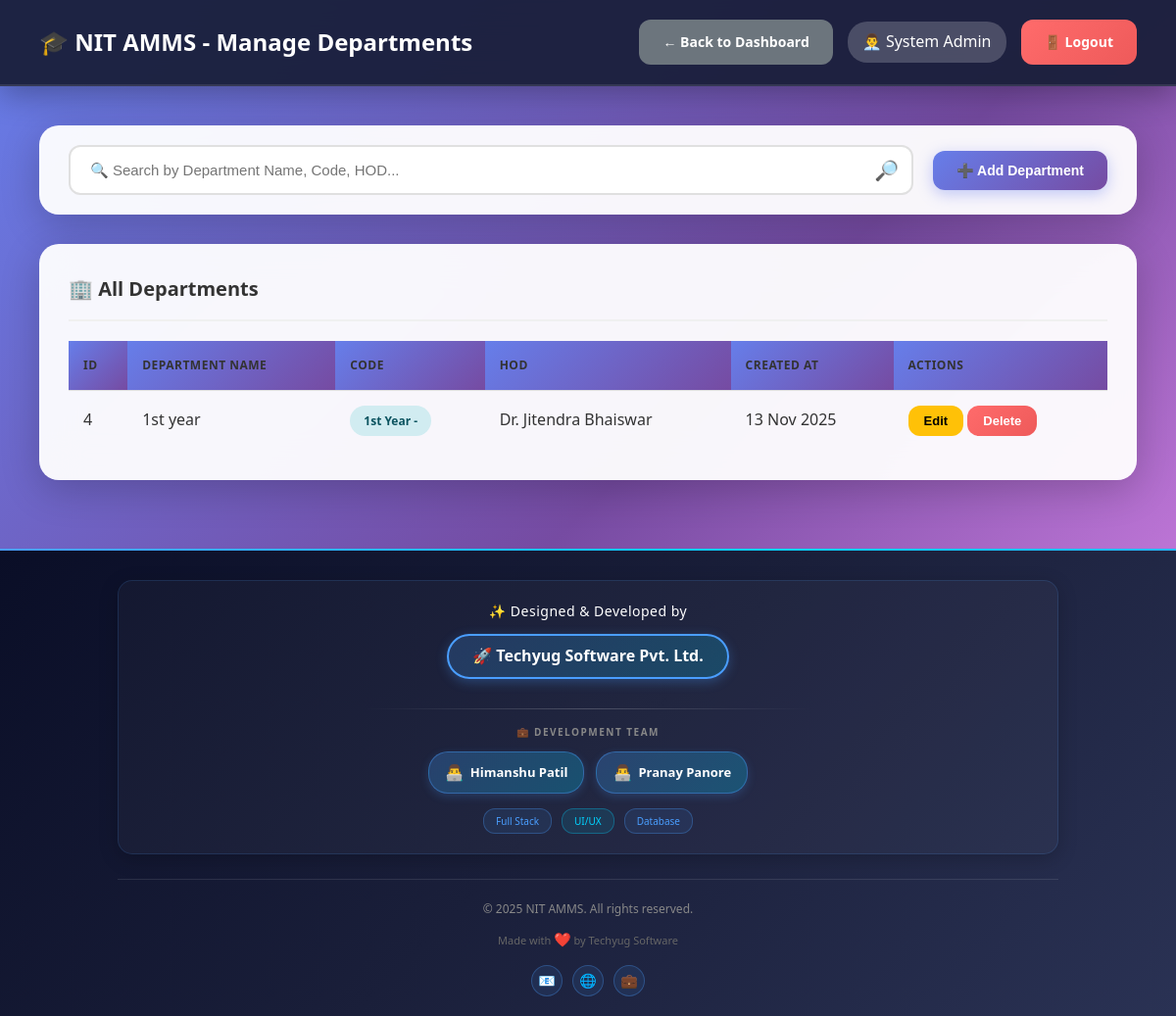
Page /admin/manage_departments.php (signed in) on the committed database.
### tables this page shows
CREATE TABLE `users` (
  `id` int(11) NOT NULL,
  `username` varchar(50) NOT NULL,
  `password` varchar(255) NOT NULL,
  `full_name` varchar(100) NOT NULL,
  `email` varchar(100) NOT NULL,
  `phone` varchar(15) DEFAULT NULL,
  `photo` varchar(255) DEFAULT NULL,
  `role` enum('admin','hod','teacher') NOT NULL,
  `department_id` int(11) DEFAULT NULL,
  `is_active` tinyint(1) DEFAULT 1,
  `created_at` timestamp NOT NULL DEFAULT current_timestamp()
);

CREATE TABLE `departments` (
  `id` int(11) NOT NULL,
  `dept_name` varchar(100) NOT NULL,
  `dept_code` varchar(20) NOT NULL,
  `hod_id` int(11) DEFAULT NULL,
  `created_at` timestamp NOT NULL DEFAULT current_timestamp()
);

### db.php (called while the page is built, shortened)
<?php
$conn = new mysqli(DB_HOST, DB_USER, DB_PASS, DB_NAME);
$conn->set_charset("utf8mb4");
$conn->query("SET time_zone = '+05:30'");
function isLoggedIn() {
    return isset($_SESSION['user_id']) && isset($_SESSION['role']);
}
function getCurrentUser() {
    global $conn;
    $user_id = $_SESSION['user_id'];
    $role = $_SESSION['role'];
    if ($role === 'student') {
        $query = "SELECT * FROM students WHERE id = ?";
    } elseif ($role === 'parent') {
        $query = "SELECT * FROM parents WHERE id = ?";
    } else {
        $query = "SELECT * FROM users WHERE id = ?";
    }
    $stmt = $conn->prepare($query);
    $stmt->bind_param("i", $user_id);
    $stmt->execute();
    $result = $stmt->get_result();
    return $result->fetch_assoc();
}
?>

### admin/manage_departments.php (the view, shortened to what this page needs)
<?php
require_once '../db.php';
$user = getCurrentUser();
$departments_query = "SELECT d.*, u.full_name as hod_name
                     FROM departments d
                     LEFT JOIN users u ON d.hod_id = u.id
                     ORDER BY d.dept_name";
$departments = $conn->query($departments_query);
?>
<!DOCTYPE html>
<html lang="en">
<head>
    <link rel="stylesheet" href="../assets/style.css">
</head>
<body>
    <nav class="navbar">
        <div>
            <h1>🎓 NIT AMMS - Manage Departments</h1>
        </div>
        <div class="user-info">
            <a href="index.php" class="btn btn-secondary">← Back to Dashboard</a>
            <span>👨‍💼 <?php echo htmlspecialchars($user['full_name']); ?></span>
            <a href="../logout.php" class="btn btn-danger">🚪 Logout</a>
        </div>
    </nav>
    <div class="main-content">
        <div class="search-bar-container">
            <div class="search-wrapper">
                <input type="text" id="searchInput" placeholder="🔍 Search by Department Name, Code, HOD...">
                <span class="search-icon">🔎</span>
            </div>
            <button class="btn btn-primary" onclick="openAddModal()">➕ Add Department</button>
        </div>
        <div class="table-container">
            <h3 style="margin-bottom: 20px; font-size: 20px; color: #333;">🏢 All Departments</h3>
            <table id="departmentsTable">
                <thead>
                    <tr>
                        <th>ID</th>
                        <th>Department Name</th>
                        <th>Code</th>
                        <th>HOD</th>
                        <th>Created At</th>
                        <th>Actions</th>
                    </tr>
                </thead>
                <tbody>
                    <?php while ($dept = $departments->fetch_assoc()): ?>
                    <tr>
                        <td><?php echo $dept['id']; ?></td>
                        <td><?php echo htmlspecialchars($dept['dept_name']); ?></td>
                        <td><span class="badge badge-info"><?php echo htmlspecialchars($dept['dept_code']); ?></span></td>
                        <td><?php echo $dept['hod_name'] ? htmlspecialchars($dept['hod_name']) : 'Not Assigned'; ?></td>
                        <td><?php echo date('d M Y', strtotime($dept['created_at'])); ?></td>
                        <td>
                            <button onclick="editDepartment(<?php echo htmlspecialchars(json_encode($dept)); ?>)"
                                    class="btn btn-warning btn-sm">Edit</button>
                            <form method="POST" style="display:inline;"
                                  onsubmit="return confirm('Delete this department?');">
                                <button type="submit" name="delete_department" class="btn btn-danger btn-sm">Delete</button>
                            </form>
                        </td>
                    </tr>
                    <?php endwhile; ?>
                </tbody>
            </table>
        </div>
    </div>
    <div style="background: linear-gradient(135deg, #0a0e27 0%, #1a1f3a 50%, #2a3254 100%); position: relative; overflow: hidden;">
        <div style="height: 2px; background: linear-gradient(90deg, #4a9eff, #00d4ff, #4a9eff, #00d4ff); background-size: 200% 100%;"></div>
        <div style="max-width: 1000px; margin: 0 auto; padding: 30px 20px 20px;">
            <div style="background: rgba(255, 255, 255, 0.03); padding: 20px 20px; border-radius: 15px; border: 1px solid rgba(74, 158, 255, 0.15); text-align: center; box-shadow: 0 5px 20px rgba(0, 0, 0, 0.2);">
                <p style="color: #ffffff; font-size: 14px; margin: 0 0 12px; font-weight: 500; letter-spacing: 0.5px; font-family: 'Segoe UI', Tahoma, Geneva, Verdana, sans-serif;">✨ Designed & Developed by</p>
                <a href="https://himanshufullstackdeveloper.github.io/techyugsoftware/" style="display: inline-block; color: #ffffff; font-size: 16px; font-weight: 700; text-decoration: none; padding: 8px 24px; border: 2px solid #4a9eff; border-radius: 30px; background: linear-gradient(135deg, rgba(74, 158, 255, 0.2), rgba(0, 212, 255, 0.2)); box-shadow: 0 3px 12px rgba(74, 158, 255, 0.3); margin-bottom: 15px; font-family: 'Segoe UI', Tahoma, Geneva, Verdana, sans-serif;">
                    🚀 Techyug Software Pvt. Ltd.
                </a>
                <div style="width: 50%; height: 1px; background: linear-gradient(90deg, transparent, rgba(255, 255, 255, 0.2), transparent); margin: 15px auto;"></div>
                <p style="color: #888; font-size: 10px; margin: 0 0 12px; text-transform: uppercase; letter-spacing: 1.5px; font-weight: 600; font-family: 'Segoe UI', Tahoma, Geneva, Verdana, sans-serif;">💼 Development Team</p>
                <div style="display: flex; justify-content: center; gap: 12px; flex-wrap: wrap; margin-top: 12px;">
                    <a href="https://himanshufullstackdeveloper.github.io/portfoilohimanshu/" style="color: #ffffff; font-size: 13px; text-decoration: none; padding: 8px 16px; background: linear-gradient(135deg, rgba(74, 158, 255, 0.25), rgba(0, 212, 255, 0.25)); border-radius: 20px; border: 1px solid rgba(74, 158, 255, 0.4); display: inline-flex; align-items: center; gap: 6px; box-shadow: 0 3px 10px rgba(74, 158, 255, 0.2); font-family: 'Segoe UI', Tahoma, Geneva, Verdana, sans-serif;">
                        <span style="font-size: 16px;">👨‍💻</span>
                        <span style="font-weight: 600;">Himanshu Patil</span>
                    </a>
                    <a href="https://devpranaypanore.github.io/Pranaypanore-live-.html/" style="color: #ffffff; font-size: 13px; text-decoration: none; padding: 8px 16px; background: linear-gradient(135deg, rgba(74, 158, 255, 0.25), rgba(0, 212, 255, 0.25)); border-radius: 20px; border: 1px solid rgba(74, 158, 255, 0.4); display: inline-flex; align-items: center; gap: 6px; box-shadow: 0 3px 10px rgba(74, 158, 255, 0.2); font-family: 'Segoe UI', Tahoma, Geneva, Verdana, sans-serif;">
                        <span style="font-size: 16px;">👨‍💻</span>
                        <span style="font-weight: 600;">Pranay Panore</span>
                    </a>
                </div>
                <div style="margin-top: 15px; display: flex; justify-content: center; gap: 10px; flex-wrap: wrap;">
                    <span style="color: #4a9eff; font-size: 10px; padding: 4px 12px; background: rgba(74, 158, 255, 0.1); border-radius: 12px; border: 1px solid rgba(74, 158, 255, 0.3); font-family: 'Segoe UI', Tahoma, Geneva, Verdana, sans-serif;">Full Stack</span>
                    <span style="color: #00d4ff; font-size: 10px; padding: 4px 12px; background: rgba(0, 212, 255, 0.1); border-radius: 12px; border: 1px solid rgba(0, 212, 255, 0.3); font-family: 'Segoe UI', Tahoma, Geneva, Verdana, sans-serif;">UI/UX</span>
                    <span style="color: #4a9eff; font-size: 10px; padding: 4px 12px; background: rgba(74, 158, 255, 0.1); border-radius: 12px; border: 1px solid rgba(74, 158, 255, 0.3); font-family: 'Segoe UI', Tahoma, Geneva, Verdana, sans-serif;">Database</span>
                </div>
            </div>
            <div style="margin-top: 25px; padding-top: 20px; border-top: 1px solid rgba(255, 255, 255, 0.1); text-align: center;">
                <p style="color: #888; font-size: 12px; margin: 0 0 10px; font-family: 'Segoe UI', Tahoma, Geneva, Verdana, sans-serif;">© 2025 NIT AMMS. All rights reserved.</p>
                <p style="color: #666; font-size: 11px; margin: 0; font-family: 'Segoe UI', Tahoma, Geneva, Verdana, sans-serif;">
                    Made with <span style="color: #ff4757; font-size: 14px;">❤️</span> by Techyug Software
                </p>
                <div style="margin-top: 15px; display: flex; justify-content: center; gap: 10px;">
                    <a href="#" style="width: 32px; height: 32px; display: inline-flex; align-items: center; justify-content: center; background: rgba(74, 158, 255, 0.1); border: 1px solid rgba(74, 158, 255, 0.3); border-radius: 50%; color: #4a9eff; text-decoration: none; font-size: 14px;">📧</a>
                    <a href="#" style="width: 32px; height: 32px; display: inline-flex; align-items: center; justify-content: center; background: rgba(74, 158, 255, 0.1); border: 1px solid rgba(74, 158, 255, 0.3); border-radius: 50%; color: #4a9eff; text-decoration: none; font-size: 14px;">🌐</a>
                    <a href="#" style="width: 32px; height: 32px; display: inline-flex; align-items: center; justify-content: center; background: rgba(74, 158, 255, 0.1); border: 1px solid rgba(74, 158, 255, 0.3); border-radius: 50%; color: #4a9eff; text-decoration: none; font-size: 14px;">💼</a>
                </div>
            </div>
        </div>
    </div>
</body>
</html>

### assets/style.css (style rules this page uses)
* { margin: 0; padding: 0; box-sizing: border-box; }
body { font-family: 'Segoe UI', Tahoma, Geneva, Verdana, sans-serif; background: linear-gradient(135deg, #667eea 0%, #764ba2 50%, #f093fb 100%); color: #333; line-height: 1.6; }
.btn { padding: 12px 24px; border: none; border-radius: 10px; font-size: 14px; font-weight: 600; cursor: pointer; transition: all 0.3s ease; text-decoration: none; display: inline-block; text-align: center; }
.btn-primary { background: linear-gradient(135deg, #667eea 0%, #764ba2 100%); color: white; }
.btn-danger { background: #dc3545; color: white; }
.btn-warning { background: #ffc107; color: #212529; }
.btn-secondary { background: #6c757d; color: white; }
.btn-sm { padding: 6px 12px; font-size: 12px; }
.navbar { background: linear-gradient(135deg, #667eea 0%, #764ba2 100%); color: white; padding: 20px 30px; display: flex; justify-content: space-between; align-items: center; box-shadow: 0 2px 10px rgba(0, 0, 0, 0.1); position: sticky; top: 0; z-index: 100; }
.navbar h1 { font-size: 24px; font-weight: 600; }
.navbar .user-info { display: flex; align-items: center; gap: 15px; }
.navbar .user-info span { background: rgba(255, 255, 255, 0.2); padding: 8px 15px; border-radius: 20px; }
.main-content { padding: 30px; max-width: 1400px; margin: 0 auto; }
.main-content h3 { margin-bottom: 20px; color: #333; font-size: 20px; }
.table-container { background: white; border-radius: 15px; padding: 25px; box-shadow: 0 2px 10px rgba(0, 0, 0, 0.08); overflow-x: auto; margin-bottom: 30px; }
.table-container h3 { margin-bottom: 20px; color: #333; font-size: 20px; padding-bottom: 15px; border-bottom: 2px solid #f0f0f0; }
table { width: 100%; border-collapse: collapse; }
table thead { background: #f8f9fa; }
table th, table td { padding: 15px; text-align: left; border-bottom: 1px solid #e0e0e0; }
table th { font-weight: 600; color: #333; text-transform: uppercase; font-size: 12px; letter-spacing: 0.5px; }
table tr:last-child td { border-bottom: none; }
.badge { padding: 6px 12px; border-radius: 20px; font-size: 12px; font-weight: 600; display: inline-block; }
.badge-info { background: #d1ecf1; color: #0c5460; }

### rows in the picture
users: full_name "System Admin"
users: department "4", department.dept_name "1st year", department.dept_code "1st Year -", full_name "Dr. Jitendra Bhaiswar", department.created_at "13 Nov 2025"
